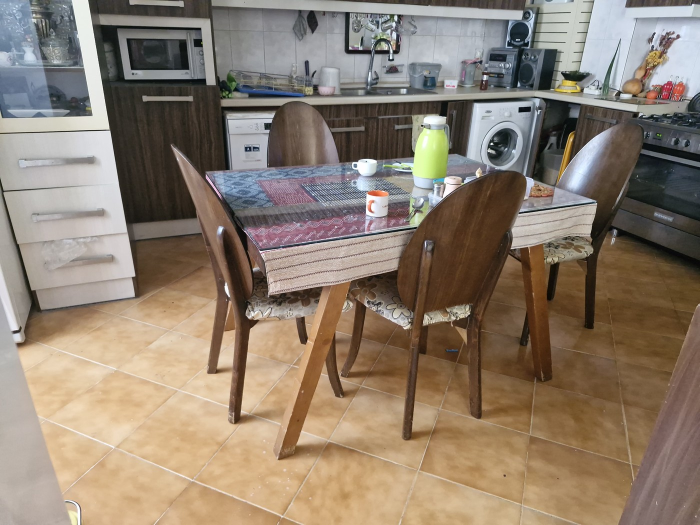
#> input picture spike/assets/rooms/mine-1.jpg, 1400 x 1050 px, given in place of rooms, which was not available (shown at 1/2 size)
$ python export_room_scene.py ../../spike/assets/rooms --out out.png
#> lines starting #> are read from the running program, lines starting #| are printed output that depends on the picture
### backend/app/room/depth.py
"""Metric depth estimation for a single room photo.

A *metric* model is used rather than a relative one on purpose. Relative depth
is only defined up to an unknown scale and shift, which means back-projecting it
bends straight surfaces — a floor stops being a plane, and the whole geometry we
need falls apart. The metric indoor variant returns depth in real metres, so
planes stay planes and the same map can later answer "how much free floor is
there" for size matching.

The model is loaded lazily and cached: importing this module must stay cheap for
the parts of the API that never touch it.
"""

from __future__ import annotations

from dataclasses import dataclass
from functools import lru_cache

import numpy as np
from PIL import Image

MODEL_ID = "depth-anything/Depth-Anything-V2-Metric-Indoor-Small-hf"

# Fallback horizontal field of view when the photo carries no lens data.
# Phone main cameras cluster around 65-72 degrees; getting this badly wrong
# skews the recovered floor, so EXIF is always preferred.
DEFAULT_HFOV_DEG = 68.0


# [30 lines left out: function hfov_from_exif, not called in this run]


@dataclass
class DepthResult:
    depth_m: np.ndarray  # (H, W) metric depth in metres
    width: int
    height: int


@lru_cache(maxsize=1)
def _estimator():
    from transformers import pipeline

    return pipeline("depth-estimation", model=MODEL_ID)


def estimate_depth(image: Image.Image, *, max_side: int = 1024) -> DepthResult:
    """Metric depth for an RGB image, resized back to the input resolution."""
    rgb = image.convert("RGB")
    work = rgb.copy()
    if max(work.size) > max_side:
        work.thumbnail((max_side, max_side), Image.LANCZOS)

    raw = _estimator()(work)["predicted_depth"]
    depth = raw.squeeze().detach().cpu().numpy().astype(np.float32)

    # the pipeline may return its own working resolution
    if depth.shape != (rgb.height, rgb.width):
        depth = np.array(
            Image.fromarray(depth).resize((rgb.width, rgb.height), Image.BILINEAR)
        )

    return DepthResult(depth_m=depth, width=rgb.width, height=rgb.height)


# [16 lines left out: functions intrinsics, back_project, not called in this run]

### backend/app/room/compose.py
"""Place a carpet into a room photo, correctly occluded by the furniture.

The occlusion mask is the whole point of doing this on a still photo rather than
in live AR: with seconds instead of milliseconds to spend, the depth map can be
computed at full resolution, so a chair leg standing on the carpet cuts a clean
edge instead of the blocky, shimmering one a phone's realtime depth produces.

Everything here is ordinary geometry once the floor plane is known:
carpet rectangle on the plane -> project its corners -> homography for the
texture -> compare scene depth against plane depth to decide what covers it.
"""

from __future__ import annotations

from dataclasses import dataclass

import cv2
import numpy as np
from PIL import Image

from app.room.depth import back_project, estimate_depth, intrinsics
from app.room.floor import FloorPlane, fit_floor
from app.room.segment import floor_mask, refine_edges

# Scene points closer than the floor by more than this are treated as objects
# standing on it. Below the tolerance we are inside depth noise.
OCCLUSION_MARGIN_M = 0.035
# How closely depth must match the plane for a pixel to count as floor despite
# what the segmenter said. Generous, because monocular depth is smooth but not
# exact; the margin above still removes anything genuinely standing up.
FLOOR_AGREEMENT_M = 0.06


@dataclass
class RoomScene:
    image: Image.Image
    depth_m: np.ndarray
    points: np.ndarray
    floor: FloorPlane
    focal: float
    cx: float
    cy: float
    floor_mask: np.ndarray

    @property
    def confidence(self) -> float:
        return self.floor.confidence


class RoomAnalysisError(RuntimeError):
    """The photo could not be understood well enough to place a carpet."""


def analyze_room(image: Image.Image, *, hfov_deg: float | None = None) -> RoomScene:
    from app.room.depth import DEFAULT_HFOV_DEG, hfov_from_exif

    depth = estimate_depth(image)
    hfov = hfov_deg or hfov_from_exif(image) or DEFAULT_HFOV_DEG
    focal, cx, cy = intrinsics(depth.width, depth.height, hfov)
    points = back_project(depth.depth_m, focal, cx, cy)

    mask = floor_mask(image)
    floor = fit_floor(points, mask=mask)
    if floor is None:
        raise RoomAnalysisError(
            "کف اتاق در این عکس تشخیص داده نشد؛ عکسی بگیرید که کف در آن دیده شود"
        )

    return RoomScene(
        image=image.convert("RGB"),
        depth_m=depth.depth_m,
        points=points,
        floor=floor,
        focal=focal,
        cx=cx,
        cy=cy,
        floor_mask=mask,
    )


# [34 lines left out: functions default_anchor, carpet_corners_3d, not called in this run]


def project(points_3d: np.ndarray, focal: float, cx: float, cy: float) -> np.ndarray:
    z = np.clip(points_3d[:, 2], 1e-3, None)
    return np.stack([points_3d[:, 0] / z * focal + cx, points_3d[:, 1] / z * focal + cy], axis=-1)


# [97 lines left out: functions occlusion_mask, _match_lighting, place_carpet, not called in this run]

### backend/scripts/export_room_scene.py
"""Analyse a room photo once and export everything the browser needs to place a
carpet interactively.

The heavy work — depth, floor fit, occlusion — happens here, exactly once per
photo. What the client receives is the floor plane, the camera intrinsics, and a
single occlusion mask. Because the carpet always lies on that same plane, the
mask stays valid wherever the user drags the carpet, so moving and rotating it
needs no further server work.

    uv run --group ml python scripts/export_room_scene.py <photo> [--out DIR]
"""

import argparse
import json
from pathlib import Path

import numpy as np
from PIL import Image

from app.room.compose import analyze_room, occlusion_mask


def export(photo_path: Path, out_dir: Path, max_side: int = 1400) -> None:
#> called with max_side = 1400
    out_dir.mkdir(parents=True, exist_ok=True)
    with Image.open(photo_path) as original:
#> original is the input picture: PIL image 1400x1050 RGB; mean R, G, B 141.9, 126.9, 111.2
        image = original.convert("RGB")
        image.thumbnail((max_side, max_side), Image.LANCZOS)
        # keep EXIF-derived field of view from the untouched original
        scene = analyze_room(image)
#> in estimate_depth, `work.thumbnail((max_side, max_side), Image.LANCZOS)`:
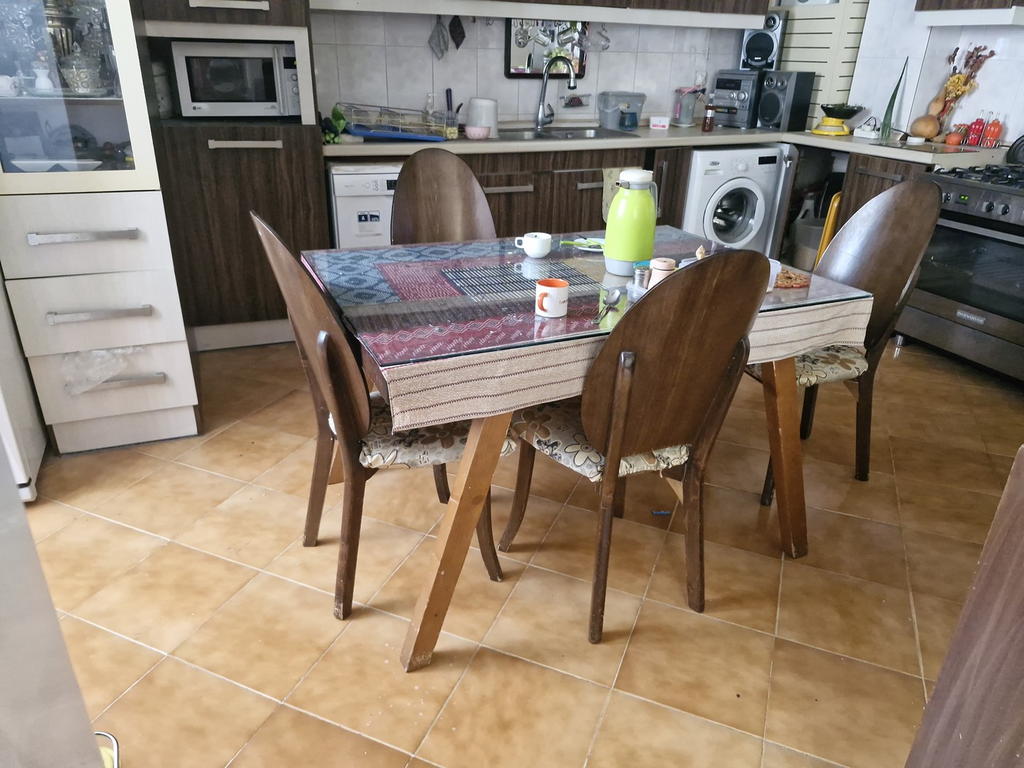
#> work: PIL image 1024x768 RGB; mean R, G, B 141.9, 126.9, 111.2

    stem = photo_path.stem
    image.save(out_dir / f"{stem}.jpg", quality=90, optimize=True)

    mask = (occlusion_mask(scene) * 255).astype(np.uint8)
    Image.fromarray(mask).save(out_dir / f"{stem}-mask.png", optimize=True)

    payload = {
        "photo": f"{stem}.jpg",
        "mask": f"{stem}-mask.png",
        "width": scene.image.width,
        "height": scene.image.height,
        "focalPx": scene.focal,
        "cx": scene.cx,
        "cy": scene.cy,
        "plane": {
            "normal": [float(v) for v in scene.floor.normal],
            "offset": float(scene.floor.offset),
        },
        "cameraHeightM": round(scene.floor.camera_height_m, 3),
        "confidence": scene.confidence,
    }
    (out_dir / f"{stem}-scene.json").write_text(
        json.dumps(payload, indent=2), encoding="utf-8"
    )
    print(
        f"{stem}: confidence={scene.confidence} camera_height={scene.floor.camera_height_m:.2f}m "
        f"focal={scene.focal:.0f}px -> {out_dir}"
    )


def main() -> None:
    parser = argparse.ArgumentParser(description=__doc__)
    parser.add_argument("photos", type=Path, nargs="+")
    parser.add_argument("--out", type=Path, required=True)
    args = parser.parse_args()
    for photo in args.photos:
        export(photo, args.out)
#> (the call stopped at in _estimator, `return pipeline("depth-estimation", model=MODEL_ID)`: transformers is not available in this run)


if __name__ == "__main__":
    main()

$ run again, on spike/assets/rooms/mine-2.jpg
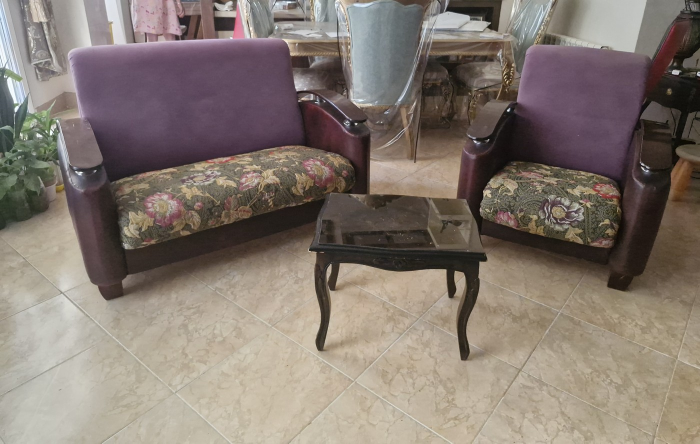
#> input picture spike/assets/rooms/mine-2.jpg, 1400 x 887 px, given in place of rooms, which was not available (shown at 1/2 size)
#> in export, original is the input picture: PIL image 1400x887 RGB; mean R, G, B 132.2, 120.8, 112.2
#> in estimate_depth, `work.thumbnail((max_side, max_side), Image.LANCZOS)`:
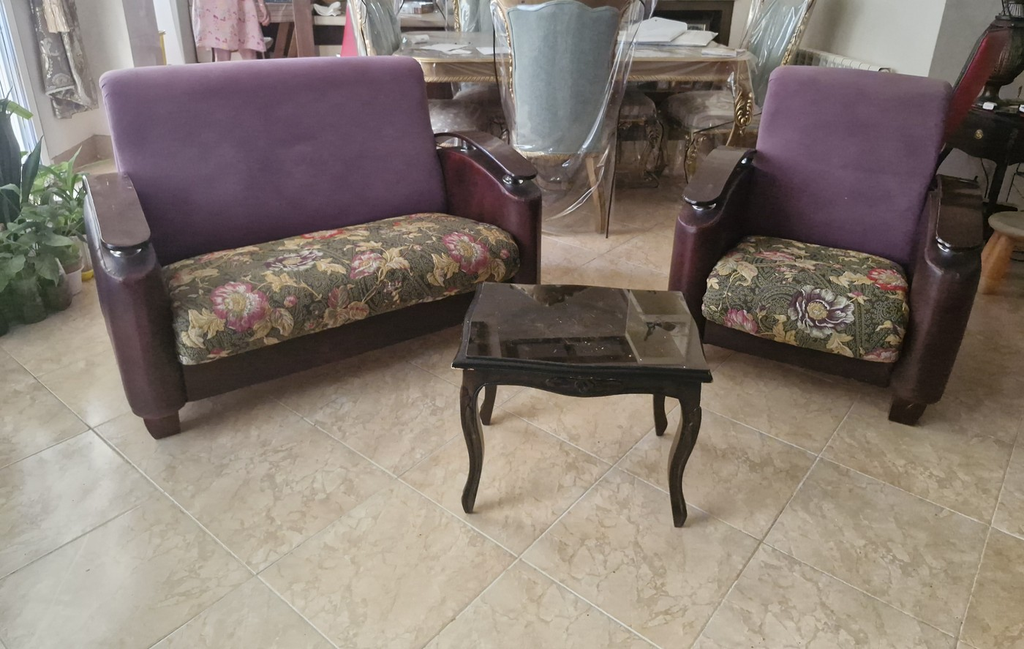
#> work: PIL image 1024x649 RGB; mean R, G, B 132.2, 120.8, 112.2

$ run again, on spike/assets/rooms/mine-3.jpg
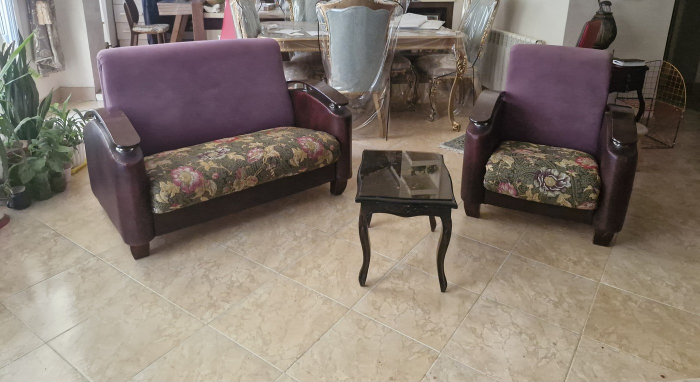
#> input picture spike/assets/rooms/mine-3.jpg, 1400 x 764 px, given in place of rooms, which was not available (shown at 1/2 size)
#> in export, original is the input picture: PIL image 1400x764 RGB; mean R, G, B 131.1, 119.3, 109.4
#> in estimate_depth, `work.thumbnail((max_side, max_side), Image.LANCZOS)`:
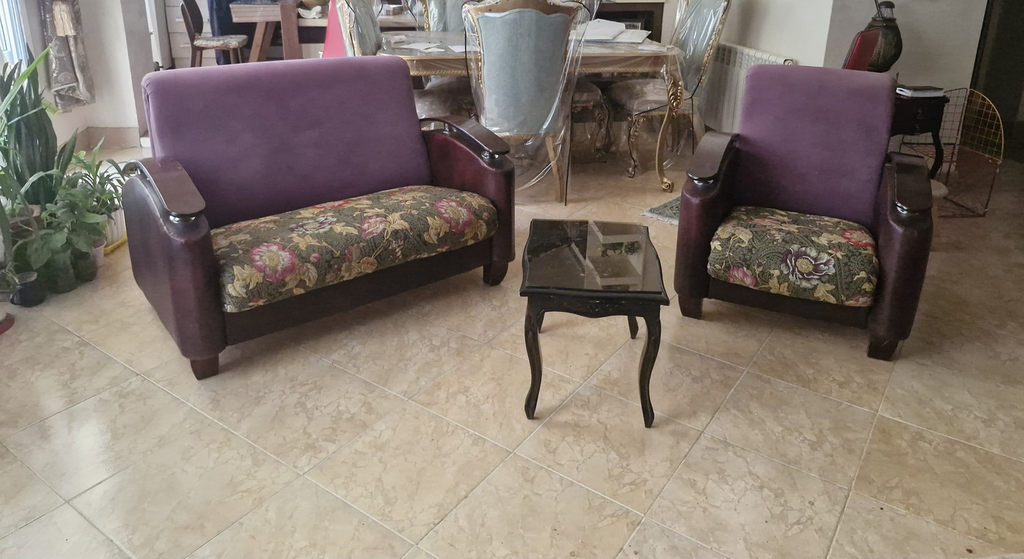
#> work: PIL image 1024x559 RGB; mean R, G, B 131.1, 119.3, 109.4
